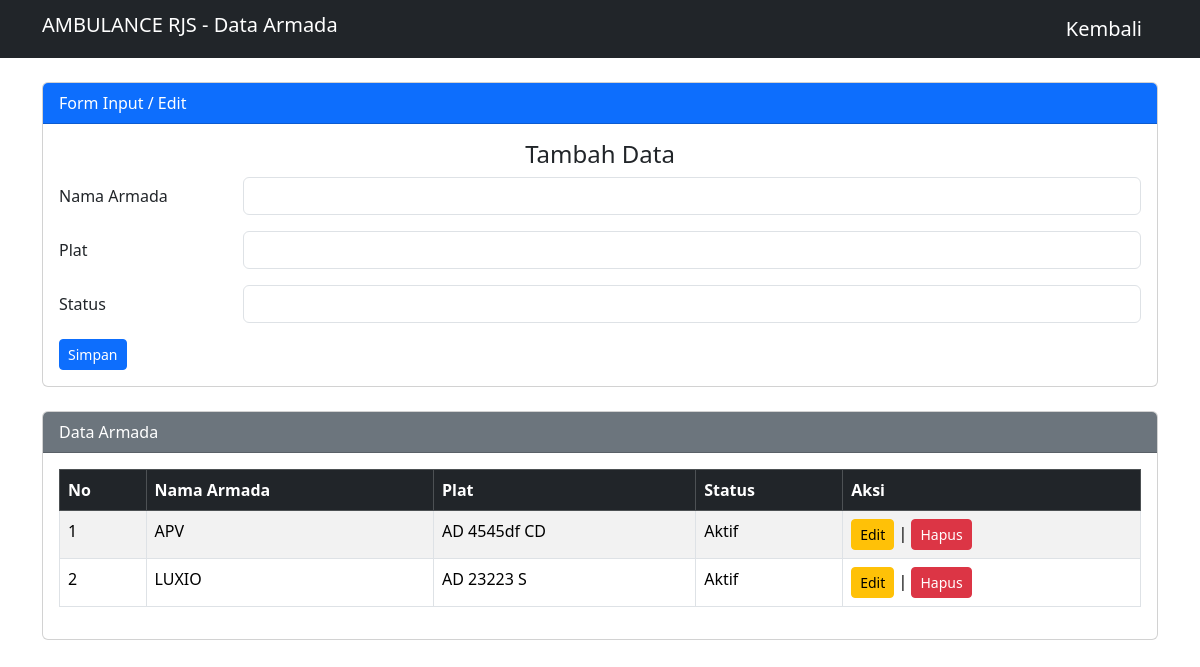
The page /armada.php (signed in) on the database its author committed.
### tables this page shows
CREATE TABLE `armada` (
  `id_armada` int(55) NOT NULL,
  `nama_armada` varchar(55) NOT NULL,
  `plat` varchar(55) NOT NULL,
  `status` text NOT NULL
);

### config/koneksi.php (called while the page is built, shortened)
<?php
    class database {
        private $host = "localhost";
        private $username = "root";
        private $pass = "";
        private $db = "ambulance";
        function __construct(){
            $this->connect = mysqli_connect($this->host, $this->username, $this->pass, $this->db);
        }
    }
?>

### proses/proses-armada.php (called while the page is built, shortened)
<?php
    require_once(__DIR__.'/../config/koneksi.php');
    class armada{
        private $db;
        public function __construct(){
            $database = new database();
            $this->db = $database->connect;
        }
    public function tampil(){
        $data = mysqli_query($this->db, "SELECT * FROM armada");
        return mysqli_fetch_all($data, MYSQLI_ASSOC);
    }
}
?>

### armada.php (the view, shortened to what this page needs)
<?php
require_once __DIR__ . '/proses/proses-armada.php';
$armada = new Armada();
$editData = NULL;
?>
<!DOCTYPE html>
<html>
<head>
    <link rel="stylesheet" href="https://cdnjs.cloudflare.com/ajax/libs/twitter-bootstrap/5.3.3/css/bootstrap.min.css">
    <link rel="stylesheet" href="https://cdn.datatables.net/2.3.2/css/dataTables.bootstrap5.css">
</head>
<body>
    <nav class="navbar navbar-dark bg-dark">
        <div class="container">
            <h3 class="navbar-brand">AMBULANCE RJS - Data Armada</h3>
            <a class="navbar-brand" href="index.php">Kembali</a>
        </div>
    </nav>
    <div class="container my-4">
        <div class="card mb-4">
            <div class="card-header bg-primary text-white">Form Input / Edit</div>
            <div class="card-body">
                <div class="form-input">
                    <?php if ($editData) { ?>
                        <h4 style="text-align : center;">Edit Data</h4>
                        <form method="post" action="armada.php">
                            <input type="hidden" name="id_armada" value="<?= $editData['id_armada']; ?>">
                            <div class="mb-3 row">
                                <label for="nama" class="col-sm-2 col-form-label">Nama Armada</label>
                                <div class="col-sm-10">
                                    <input type="text" class="form-control" id="nama" name="nama" required value="<?= $editData['nama_armada'] ?>">
                                </div>
                            </div>
                            <div class="mb-3 row">
                                <label for="plat" class="col-sm-2 col-form-label">Plat</label>
                                <div class="col-sm-10">
                                    <input type="text" class="form-control" id="plat" name="plat" required value="<?= $editData['plat'] ?>">
                                </div>
                            </div>
                            <div class="mb-3 row">
                                <label for="status" class="col-sm-2 col-form-label">Status</label>
                                <div class="col-sm-10">
                                    <input type="text" class="form-control" id="status" name="status" required value="<?= $editData['status'] ?>">
                                </div>
                            </div>
                            <button type="submit" name="edit" class="btn btn-primary"> Update data </button> |
                            <a href="armada.php" class="btn btn-secondary">Batal</a>
                        </form>
                    <?php } else {  ?>
                        <form method="post">
                            <h4 style="text-align : center;">Tambah Data</h4>
                            <div class="mb-3 row">
                                <label for="nama" class="col-sm-2 col-form-label">Nama Armada</label>
                                <div class="col-sm-10">
                                    <input type="text" class="form-control" id="nama" name="nama" required>
                                </div>
                            </div>
                            <div class="mb-3 row">
                                <label for="plat" class="col-sm-2 col-form-label">Plat</label>
                                <div class="col-sm-10">
                                    <input type="text" class="form-control" id="plat" name="plat" required>
                                </div>
                            </div>
                            <div class="mb-3 row">
                                <label for="status" class="col-sm-2 col-form-label">Status</label>
                                <div class="col-sm-10">
                                    <input type="text" class="form-control" id="status" name="status" required>
                                </div>
                            </div>
                            <button type="submit" name="simpan" class="btn btn-sm btn-primary">Simpan</button>
                        </form>
                    <?php } ?>
                </div>
            </div>
        </div>
        <div class="card">
            <div class="card-header text-white bg-secondary">Data Armada</div>
            <div class="card-body">
                <table class="table table-bordered table-striped" id="tableArmada">
                    <thead class="table-dark">
                        <tr>
                            <th>No</th>
                            <th>Nama Armada</th>
                            <th>Plat</th>
                            <th>Status</th>
                            <th>Aksi</th>
                        </tr>
                    </thead>
                    <?php
                    $no = 1;
                    foreach ($armada->tampil() as $data) {
                    ?>
                        <tr>
                            <td><?php echo $no++; ?></td>
                            <td><?php echo $data['nama_armada']; ?></td>
                            <td><?php echo $data['plat']; ?></td>
                            <td><?php echo $data['status']; ?></td>
                            <td>
                                <a href="?edit=<?php echo $data['id_armada']; ?>" class="btn btn-sm btn-warning">Edit</a> |
                                <a href="?hapus=<?php echo $data['id_armada']; ?>" class="btn btn-sm btn-danger" onclick="return confirm('Yakin hapus data?')">Hapus</a>
                            </td>
                        </tr>
                    <?php } ?>
                </table>
            </div>
        </div>
    </div>
</body>
</html>

### rows shown on the page
armada: nama_armada "APV", plat "AD 4545df CD", status "Aktif"
armada: nama_armada "LUXIO", plat "AD 23223 S", status "Aktif"
